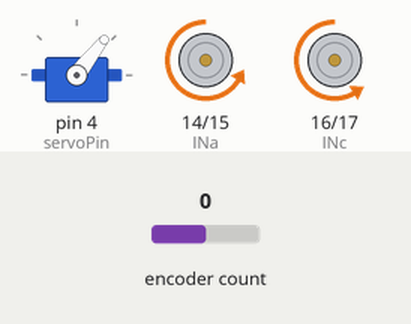
Recording of a sketch running on a simulated Arduino Nano, built with avr-gcc and run on an emulated ATmega328P. Parts: servo, motor-driver pin pairs drawn as motors (green arrow = first pin HIGH = forward, orange = second pin HIGH = backward, longer = more drive, scaled by the enable pin). The test bench sets the inputs (shaded band); at power-on: encoder count 0. What the sketch prints to the serial monitor is not drawn.

Above: at 0.2 s.
Timing chart, 0 to 1.7 s (numbered marks = the images above):
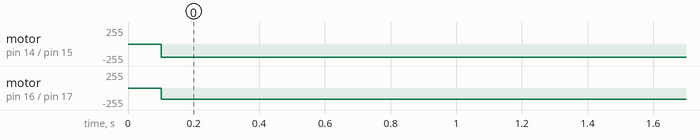

Measured:
- by itself, motor on pin 14 (INa) / pin 15 (INb): stopped → backward 200/255 at 0.10 s
- by itself, motor on pin 16 (INc) / pin 17 (INd): stopped → backward 170/255 at 0.10 s

The sketch:

10m_Test.ino
```cpp
//********************************************************//
//*  University of Nottingham                            *//
//*  Department of Electrical and Electronic Engineering *//
//*  Nat Dacombe & Alex Ottway                           *//
//*  UoN EEEBot 2022                                     *//
//*  Motor & Servo Basic Test Code                       *//
//********************************************************//

// ASSUMPTION: Channel A is LEFT, Channel B is RIGHT

// Use this code to correctly assign the four pins to move the car forwards, backwards, clockwise & counter-clockwise
// You first need to change the pin numbers for the four motor 'IN' pins below and then decide which go HIGH and LOW in
// each of the movements, stopMotors has been done for you
// ** marks where you need to insert the pin number or state

// feel free to modify this code to test existing or new functions

#include <Servo.h>    // include the servo library
#define servoPin 4
Servo myservo;        // create servo object to control a servo
#include <Encoder.h>  // include Encoder library
Encoder myEnc(2, 11);  // enable pins with interrupt capability
float steeringAngle;  // variable to store the servo position

#define enA 5   //EnableA command line - should be a PWM pin
#define enB 6   //EnableB command line - should be a PWM pin

//name the motor control pins - replace the CHANGEME with your pin number, digital pins do not need the 'D' prefix whereas analogue pins need the 'A' prefix
#define INa 14  //Channel A direction
#define INb 15  //Channel A direction
#define INc 16  //Channel B direction
#define INd 17  //Channel B direction

byte speedSetting = 0;  //initial speed = 0
float distance = 0 ;
long oldPosition  = -999;
long newPosition = myEnc.read();

void setup() {
  // put your setup code here, to run once:
  myservo.attach(servoPin);  //attach our servo object to pin D4
  myservo.write(0);
  //the Servo library takes care of defining the PinMode declaration (libraries/Servo/src/avr/Servo.cpp line 240)
  analogWrite(enA, 200);
  analogWrite(enB, 170);
  //configure the motor control pins as outputs
  pinMode(INa, OUTPUT);
  pinMode(INb, OUTPUT);
  pinMode(INc, OUTPUT);
  pinMode(INd, OUTPUT);
  pinMode(enA, OUTPUT);
  pinMode(enB, OUTPUT);

  //initialise serial communication
  Serial.begin(9600);
  Serial.println("Arduino Nano is Running"); //sanity check

  speedSetting = 255;
 // motors(speedSetting, speedSetting); //make a call to the "motors" function and provide it with a value for each of the 2 motors - can be different for each motor - using same value here for expedience
 // Serial.print("Motor Speeds: ");
 // Serial.println(speedSetting);

}


void loop()
{
  myservo.write(52);
  delay(100);
    goForwards();
    // check if encoder has moved
      // if  (newPosition != oldPosition)

      //  oldPosition = newPosition;
        newPosition = myEnc.read();
      // edit the code below to calculate the distance moved, +1 increment = (diameter*pi)/encoder count per revolution
        distance = newPosition * 0.007853981634;
        // output distance to the serial monitor
        Serial.print("Distance(m): ");
        Serial.println(distance);
        if (distance >10) {
        stopMotors();
      }
}
  void checkSpeed() {

  }
  void motors(int leftSpeed, int rightSpeed) {
  //set individual motor speed
  //direction is set separately

    analogWrite(enA, leftSpeed);
    analogWrite(enB, rightSpeed);
}

  void goForwards() {
    digitalWrite(INa, LOW);
    digitalWrite(INb, HIGH);
    digitalWrite(INc, LOW);
    digitalWrite(INd, HIGH);
}

  void stopMotors() {
    digitalWrite(INa, LOW);
    digitalWrite(INb, LOW);
    digitalWrite(INc, LOW);
    digitalWrite(INd, LOW);
  }
```
